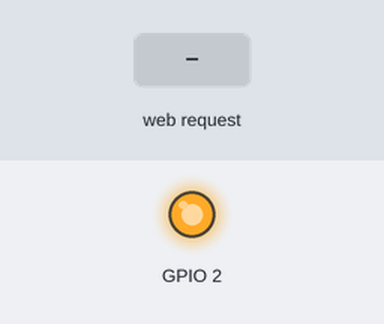
Bench run of a sketch on a simulated ESP8266 (NodeMCU). On the bench: output pins drawn as LEDs (lit = HIGH). The test bench sets the inputs (shaded band). WiFi joins after 1.5 s; servers stay silent unless stated.

Above: at 2.7 s.
2.8 s: HTTP request GET /on received
At 4.0 s:
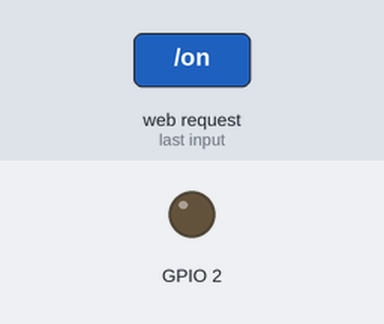
4.3 s: HTTP request GET /off received
At 5.2 s:
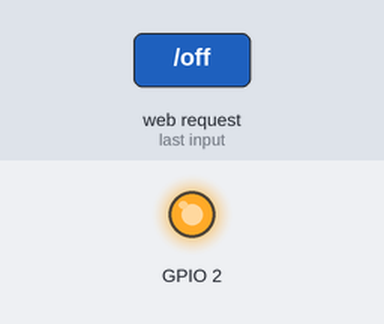
Timing chart, 0 to 7.3 s (numbered marks = the images above; inputs shaded):
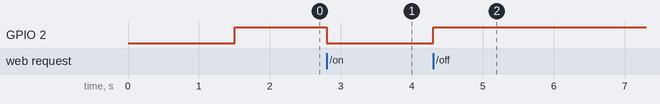

Measured:
- after the input at 2.8 s, GPIO 2: HIGH → LOW at once
- after the input at 4.3 s, GPIO 2: LOW → HIGH at once

The sketch:

ESP8266-Relay.ino
```cpp
#include <ESP8266WiFi.h>
#include <WiFiClient.h>
#include <ESP8266WebServer.h>

const char* ssid     = "SSID";
const char* password = "PASS";
IPAddress ip(192,168,1,120);
IPAddress gateway(192,168,1,254);
IPAddress subnet(255,255,255,0);

ESP8266WebServer server(80);

String webString="<html><body><form action='/on'><button type='submit'>ON</button></form><form action='/off'><button type='submit'>OFF</button></form></body></html>";

//void handle_root() {
//  server.send(200, "text/plain", "Hello from the esp8266");
//  delay(100);
//}

void setup(void)
{
  // You can open the Arduino IDE Serial Monitor window to see what the code is doing
  // Serial.begin(115200);  // Serial connection from ESP-01 via 3.3v console cable

  // Connect to WiFi network
  WiFi.begin(ssid, password);
  WiFi.config(ip,gateway,subnet);
  // Serial.print("\n\r \n\rWorking to connect");

  // Wait for connection
  while (WiFi.status() != WL_CONNECTED) {
    delay(500);
    // Serial.print(".");
  }

    // pin
  pinMode(2, OUTPUT);
  digitalWrite(2, HIGH);

  server.on("/", [](){
    server.send(200, "text/html", webString);
  });

  server.on("/on", [](){  // if you add this subdirectory to your webserver call, you get text below :)
    digitalWrite(2, LOW);
    server.send(200, "text/html", webString);            // send to someones browser when asked
  });

  server.on("/off", [](){  // if you add this subdirectory to your webserver call, you get text below :)
    digitalWrite(2, HIGH);
    server.send(200, "text/html", webString);               // send to someones browser when asked
  });

  server.begin();
  // Serial.println("HTTP server started");
}

void loop(void)
{
  server.handleClient();
}
```
